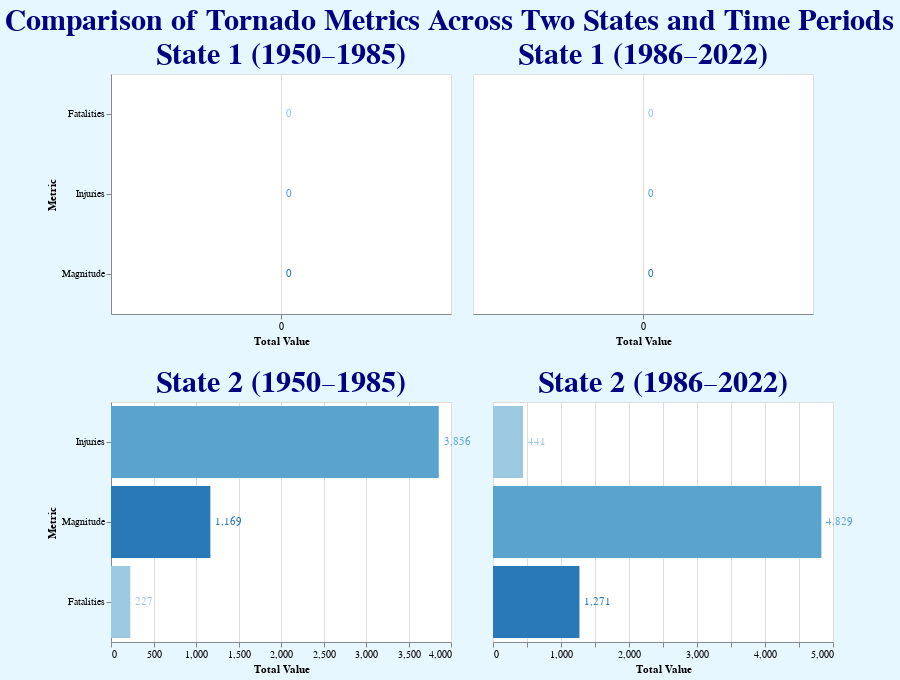

Write notebook code for a chart like this one.
### Code cell
import pandas as pd
import altair as alt

alt.data_transformers.disable_max_rows()

# Preprocess
df_subset = df[['st', 'yr', 'mag', 'inj', 'fat']].copy()
df_subset['Period'] = pd.cut(df_subset['yr'], bins=[1949, 1985, 2022],
                             labels=['1950–1985', '1986–2022'])
df_subset = df_subset.dropna(subset=['Period'])

melted = df_subset.melt(
    id_vars=['st', 'yr', 'Period'],
    value_vars=['mag', 'inj', 'fat'],
    var_name='Metric',
    value_name='Value'
)

melted['Metric'] = melted['Metric'].map({
    'mag': 'Magnitude',
    'inj': 'Injuries',
    'fat': 'Fatalities',
})

grouped = melted.groupby(['st', 'Period', 'Metric']).agg(Value=('Value', 'sum')).reset_index()

# Dropdowns
states = sorted(grouped['st'].unique())
dropdown_1 = alt.binding_select(options=states, name='State 1:')
dropdown_2 = alt.binding_select(options=states, name='State 2:')
state_1 = alt.param(value=states[0], bind=dropdown_1)
state_2 = alt.param(value=states[1], bind=dropdown_2)

# Chart builder
def bar_chart(state_param, period, label, color_scheme, show_y=True):
    base = alt.Chart(grouped).transform_filter(
        (alt.datum.st == state_param) & (alt.datum.Period == period)
    ).encode(
        y=alt.Y('Metric:N', sort='-x', title='Metric') if show_y else alt.Y('Metric:N', axis=None),
        x=alt.X('Value:Q', title='Total Value', axis=alt.Axis(grid=True, format=',d')),
        color=alt.Color('Metric:N', scale=alt.Scale(scheme=color_scheme), legend=None),
        tooltip=['Metric', 'Value']
    )

    bars = base.mark_bar()
    text = base.mark_text(
        align='left',
        dx=5,
        color='steelblue'
    ).encode(
        text=alt.Text('Value:Q', format=',')
    )

    return alt.layer(bars, text).properties(width=340, height=240, title=label)

# Combine charts per state
top_row = alt.hconcat(
    bar_chart(state_1, '1950–1985', 'State 1 (1950–1985)', 'blues'),
    bar_chart(state_1, '1986–2022', 'State 1 (1986–2022)', 'blues', show_y=False)
).resolve_axis(y='shared')

bottom_row = alt.hconcat(
    bar_chart(state_2, '1950–1985', 'State 2 (1950–1985)', 'oranges'),
    bar_chart(state_2, '1986–2022', 'State 2 (1986–2022)', 'oranges', show_y=False)
).resolve_axis(y='shared')

# Caption chart

# Combine chart and caption, apply config at the end
final_chart = alt.vconcat(
    alt.vconcat(top_row, bottom_row).add_params(state_1, state_2).properties(
        title='Comparison of Tornado Metrics Across Two States and Time Periods'
    )
).configure_title(
    anchor='middle',
    fontSize=30,
    font='Helvetica',
    color='navy'
).configure_view(
    fill='white'
).properties(
    background='#e6f7ff'  # Light pastel blue
)

final_chart
# 'aliceblue' (very light)
# 'lightcyan'
# 'powderblue'
# 'lightblue'
# '#e6f7ff' (a very soft, light blue)
# '#f0f8ff' (same as ‘aliceblue’)
# '#dbefff' (a gentle, pastel blue)

### Figure 1 — Vega-Lite specification as saved in the notebook (floating-point values rounded to 4 significant figures; data arrays with more than 128 entries replaced by an {"elided": "..."} marker saying what was removed)
{"config": {"view": {"continuousWidth": 300, "continuousHeight": 300, "fill": "white"}, "title": {"anchor": "middle", "color": "navy", "font": "Helvetica", "fontSize": 30}}, "vconcat": [{"vconcat": [{"hconcat": [{"layer": [{"mark": {"type": "bar"}, "encoding": {"color": {"field": "Metric", "legend": null, "scale": {"scheme": "blues"}, "type": "nominal"}, "tooltip": [{"field": "Metric", "type": "nominal"}, {"field": "Value", "type": "quantitative"}], "x": {"axis": {"format": ",d", "grid": true}, "field": "Value", "title": "Total Value", "type": "quantitative"}, "y": {"field": "Metric", "sort": "-x", "title": "Metric", "type": "nominal"}}, "transform": [{"filter": "((datum.st === param_18) && (datum.Period === '1950–1985'))"}]}, {"mark": {"type": "text", "align": "left", "color": "steelblue", "dx": 5}, "encoding": {"color": {"field": "Metric", "legend": null, "scale": {"scheme": "blues"}, "type": "nominal"}, "text": {"field": "Value", "format": ",", "type": "quantitative"}, "tooltip": [{"field": "Metric", "type": "nominal"}, {"field": "Value", "type": "quantitative"}], "x": {"axis": {"format": ",d", "grid": true}, "field": "Value", "title": "Total Value", "type": "quantitative"}, "y": {"field": "Metric", "sort": "-x", "title": "Metric", "type": "nominal"}}, "transform": [{"filter": "((datum.st === param_18) && (datum.Period === '1950–1985'))"}]}], "height": 240, "title": "State 1 (1950–1985)", "width": 340}, {"layer": [{"mark": {"type": "bar"}, "encoding": {"color": {"field": "Metric", "legend": null, "scale": {"scheme": "blues"}, "type": "nominal"}, "tooltip": [{"field": "Metric", "type": "nominal"}, {"field": "Value", "type": "quantitative"}], "x": {"axis": {"format": ",d", "grid": true}, "field": "Value", "title": "Total Value", "type": "quantitative"}, "y": {"axis": null, "field": "Metric", "type": "nominal"}}, "transform": [{"filter": "((datum.st === param_18) && (datum.Period === '1986–2022'))"}]}, {"mark": {"type": "text", "align": "left", "color": "steelblue", "dx": 5}, "encoding": {"color": {"field": "Metric", "legend": null, "scale": {"scheme": "blues"}, "type": "nominal"}, "text": {"field": "Value", "format": ",", "type": "quantitative"}, "tooltip": [{"field": "Metric", "type": "nominal"}, {"field": "Value", "type": "quantitative"}], "x": {"axis": {"format": ",d", "grid": true}, "field": "Value", "title": "Total Value", "type": "quantitative"}, "y": {"axis": null, "field": "Metric", "type": "nominal"}}, "transform": [{"filter": "((datum.st === param_18) && (datum.Period === '1986–2022'))"}]}], "height": 240, "title": "State 1 (1986–2022)", "width": 340}], "resolve": {"axis": {"y": "shared"}}}, {"hconcat": [{"layer": [{"mark": {"type": "bar"}, "encoding": {"color": {"field": "Metric", "legend": null, "scale": {"scheme": "oranges"}, "type": "nominal"}, "tooltip": [{"field": "Metric", "type": "nominal"}, {"field": "Value", "type": "quantitative"}], "x": {"axis": {"format": ",d", "grid": true}, "field": "Value", "title": "Total Value", "type": "quantitative"}, "y": {"field": "Metric", "sort": "-x", "title": "Metric", "type": "nominal"}}, "transform": [{"filter": "((datum.st === param_19) && (datum.Period === '1950–1985'))"}]}, {"mark": {"type": "text", "align": "left", "color": "steelblue", "dx": 5}, "encoding": {"color": {"field": "Metric", "legend": null, "scale": {"scheme": "oranges"}, "type": "nominal"}, "text": {"field": "Value", "format": ",", "type": "quantitative"}, "tooltip": [{"field": "Metric", "type": "nominal"}, {"field": "Value", "type": "quantitative"}], "x": {"axis": {"format": ",d", "grid": true}, "field": "Value", "title": "Total Value", "type": "quantitative"}, "y": {"field": "Metric", "sort": "-x", "title": "Metric", "type": "nominal"}}, "transform": [{"filter": "((datum.st === param_19) && (datum.Period === '1950–1985'))"}]}], "height": 240, "title": "State 2 (1950–1985)", "width": 340}, {"layer": [{"mark": {"type": "bar"}, "encoding": {"color": {"field": "Metric", "legend": null, "scale": {"scheme": "oranges"}, "type": "nominal"}, "tooltip": [{"field": "Metric", "type": "nominal"}, {"field": "Value", "type": "quantitative"}], "x": {"axis": {"format": ",d", "grid": true}, "field": "Value", "title": "Total Value", "type": "quantitative"}, "y": {"axis": null, "field": "Metric", "type": "nominal"}}, "transform": [{"filter": "((datum.st === param_19) && (datum.Period === '1986–2022'))"}]}, {"mark": {"type": "text", "align": "left", "color": "steelblue", "dx": 5}, "encoding": {"color": {"field": "Metric", "legend": null, "scale": {"scheme": "oranges"}, "type": "nominal"}, "text": {"field": "Value", "format": ",", "type": "quantitative"}, "tooltip": [{"field": "Metric", "type": "nominal"}, {"field": "Value", "type": "quantitative"}], "x": {"axis": {"format": ",d", "grid": true}, "field": "Value", "title": "Total Value", "type": "quantitative"}, "y": {"axis": null, "field": "Metric", "type": "nominal"}}, "transform": [{"filter": "((datum.st === param_19) && (datum.Period === '1986–2022'))"}]}], "height": 240, "title": "State 2 (1986–2022)", "width": 340}], "resolve": {"axis": {"y": "shared"}}}], "title": "Comparison of Tornado Metrics Across Two States and Time Periods"}], "background": "#e6f7ff", "data": {"name": "data-763eaa8c2459d22ec5c1ea755c21b4cc"}, "params": [{"name": "param_18", "bind": {"input": "select", "options": ["AK", "AL", "AR", "AZ", "CA", "CO", "CT", "DC", "DE", "FL", "GA", "HI", "IA", "ID", "IL", "IN", "KS", "KY", "LA", "MA", "MD", "ME", "MI", "MN", "MO", "MS", "MT", "NC", "ND", "NE", "NH", "NJ", "NM", "NV", "NY", "OH", "OK", "OR", "PA", "PR", "RI", "SC", "SD", "TN", "TX", "UT", "VA", "VI", "VT", "WA", "WI", "WV", "WY"], "name": "State 1:"}, "value": "AK"}, {"name": "param_19", "bind": {"input": "select", "options": ["AK", "AL", "AR", "AZ", "CA", "CO", "CT", "DC", "DE", "FL", "GA", "HI", "IA", "ID", "IL", "IN", "KS", "KY", "LA", "MA", "MD", "ME", "MI", "MN", "MO", "MS", "MT", "NC", "ND", "NE", "NH", "NJ", "NM", "NV", "NY", "OH", "OK", "OR", "PA", "PR", "RI", "SC", "SD", "TN", "TX", "UT", "VA", "VI", "VT", "WA", "WI", "WV", "WY"], "name": "State 2:"}, "value": "AL"}], "$schema": "https://vega.github.io/schema/vega-lite/v5.20.1.json", "datasets": {"data-763eaa8c2459d22ec5c1ea755c21b4cc": {"elided": "318 records"}}}
